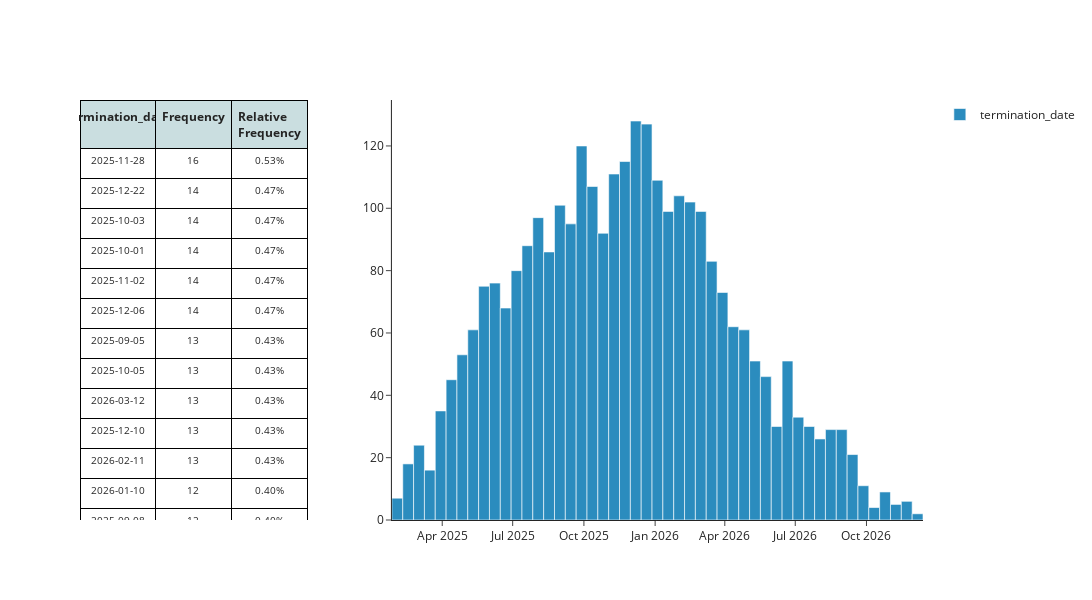

Here is the notebook cell this chart was saved with:
### Markdown cell above
### termination_date

### Code cell
styled_df, fig = mk.frequency_table_and_bar(customers_df, 'termination_date')
styled_df['termination_date'] = styled_df['termination_date'].dt.strftime('%Y-%m-%d')
fig = mk.create_histogram_plotly(customers_df, 'termination_date')
mk.stack_plotly_figure_with_styled_dataframe(fig, styled_df)

### Figure 1 — Plotly figure (JSON) as saved in the notebook; plotly's stock layout.template omitted (floating-point values rounded to 4 significant figures; data arrays with more than 128 entries replaced by an {"elided": "..."} marker saying what was removed)
{"data": [{"cells": {"align": "center", "fill": {"color": {"elided": "1x595 str values"}}, "font": {"size": 10}, "height": 30, "line": {"color": "black"}, "values": {"elided": "3x595 str values"}}, "domain": {"x": [0, 0.27], "y": [0, 1]}, "header": {"align": "center", "fill": {"color": "#cadee0"}, "font": {"size": 12}, "line": {"color": "black"}, "values": ["<b>termination_date</b>", "<b>Frequency</b>", "<b>Relative Frequency</b>"]}, "type": "table"}, {"hovertemplate": "Value: %{x}<br>Frequency: %{y}<extra></extra>", "marker": {"color": "#2b8cbe"}, "name": "termination_date", "type": "histogram", "x": {"elided": "3000 str values"}, "xaxis": "x", "yaxis": "y"}], "layout": {"height": 600, "showlegend": true, "title": {"text": ""}, "width": 1200, "xaxis": {"anchor": "y", "domain": [0.37, 1]}, "yaxis": {"anchor": "x", "domain": [0, 1]}}}
